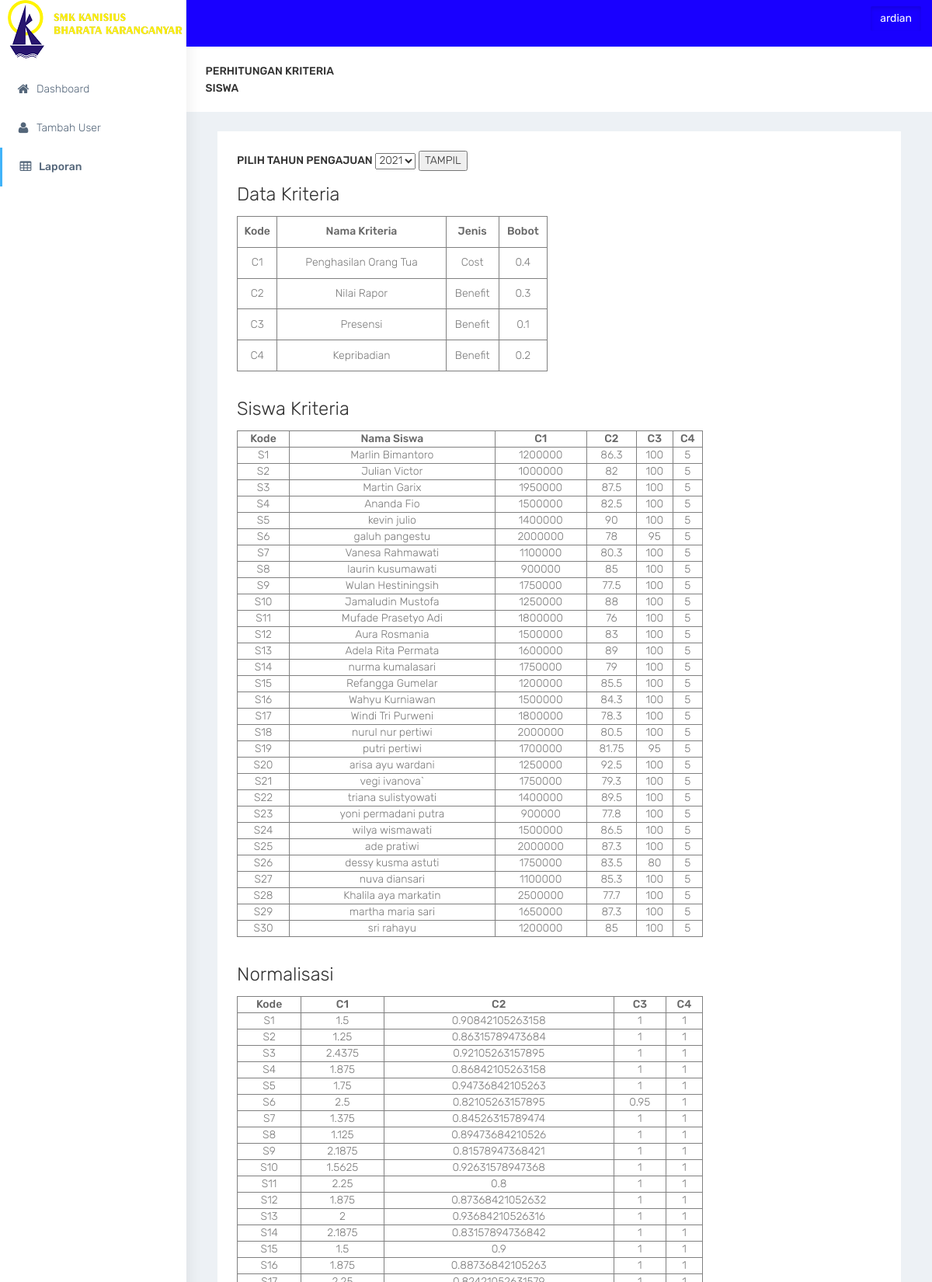
The app's page /laporan.php (signed in, upper part) with its own data.
### tables this page shows
CREATE TABLE IF NOT EXISTS `bobot` (
`id_kriteria` int(9) NOT NULL,
  `jenis` varchar(15) NOT NULL,
  `nama` varchar(50) NOT NULL,
  `thn_ajaran` varchar(9) NOT NULL,
  `weight` double NOT NULL
);

CREATE TABLE IF NOT EXISTS `dt_siswa` (
`id_dtsiswa` int(9) NOT NULL,
  `id_user` int(9) NOT NULL,
  `thn_ajaran` varchar(9) NOT NULL,
  `nama` varchar(50) NOT NULL,
  `nis` varchar(9) NOT NULL,
  `jk` varchar(20) NOT NULL,
  `alamat` varchar(225) NOT NULL,
  `no` varchar(15) NOT NULL,
  `scanr` varchar(500) NOT NULL,
  `scans` varchar(500) NOT NULL,
  `gaji` int(15) NOT NULL,
  `rapor` double NOT NULL,
  `presensi` int(9) NOT NULL,
  `kepribadian` int(9) NOT NULL
);

### web/laporan.php (the view, shortened to what this page needs)
<!DOCTYPE html>
<html lang="en">
<?php
$username = $_SESSION['username'];
?>
<head>
    <link href="bootstrap/dist/css/bootstrap.min.css" rel="stylesheet">
    <link href="../plugins/bower_components/sidebar-nav/dist/sidebar-nav.min.css" rel="stylesheet">
    <link href="../plugins/bower_components/toast-master/css/jquery.toast.css" rel="stylesheet">
    <link href="../plugins/bower_components/morrisjs/morris.css" rel="stylesheet">
    <link href="../plugins/bower_components/chartist-js/dist/chartist.min.css" rel="stylesheet">
    <link href="../plugins/bower_components/chartist-plugin-tooltip-master/dist/chartist-plugin-tooltip.css" rel="stylesheet">
    <link href="css/animate.css" rel="stylesheet">
    <link href="css/style.css" rel="stylesheet">
    <link href="css/colors/default.css" id="theme" rel="stylesheet">
</head>
<body class="fix-header">
    <div id="wrapper">
        <nav class="navbar navbar-default navbar-static-top m-b-0">
            <div class="navbar-header">
                <div class="top-left-part">
                    <a class="logo" href="index.php">
                        <b>
                            <img src="../plugins/img/logo.png" alt="home" class="light-logo" />
                        </b>
                        <span class="hidden-xs">
                            <img src="../plugins/img/smk.png" alt="home" class="light-logo" />
                        </span>
                    </a>
                </div>
                <ul class="nav navbar-top-links navbar-right pull-right">
					<div class="btn btn-square btn-dark">
						<a class="btn dropdown-toggle" data-toggle="dropdown">
							<i class="icon-user"></i><?php echo "<font color=white>$username</font>" ?>
					</div>
                </ul>
            </div>
        </nav>
        <div class="navbar-default sidebar" role="navigation">
            <div class="sidebar-nav slimscrollsidebar">
                <div class="sidebar-head">
                    <h3><span class="fa-fw open-close"><i class="ti-close ti-menu"></i></span> <span class="hide-menu">Navigation</span></h3>
                </div>
                <ul class="nav" id="side-menu">
                <li style="padding: 90px 0 0;">
                        <a href="kepala_sekolah.php" class="waves-effect"><i class="fa fa-home fa-fw" aria-hidden="true"></i>Dashboard</a>
                    </li>
                    <li>
                        <a href="input_user.php" class="waves-effect"><i class="fa fa-user fa-fw" aria-hidden="true"></i>Tambah User</a>
                    </li>
                    <li>
                        <a href="laporan.php" class="waves-effect"><i class="fa fa-table fa-fw" aria-hidden="true"></i>Laporan</a>
                    </li>
                </ul>
            </div>
        </div>
        <div id="page-wrapper">
            <div class="container-fluid">
                <div class="row bg-title">
                    <div class="col-lg-3 col-md-4 col-sm-4 col-xs-12">
                        <h4 class="page-title">Perhitungan Kriteria Siswa</h4> </div>
                </div>
                                <div class="col-md-12 col-xs-20">
                                <div class="white-box">
                                <form method="get">
			                    <label>PILIH TAHUN PENGAJUAN</label>
			                    <select name="thn_ajaran" type="text" id="inputEmail" value="<?php echo $tahun ; ?>">
                                        <?php
                                    $kon = mysqli_connect("localhost",'root',"","spkbeasiswa");
                                    $sql="select * from beasiswa";
                                    $hasil=mysqli_query($kon,$sql);
                                    while ($data = mysqli_fetch_array($hasil)) {
                                ?>
                                    <option value="<?php echo $data['thn_ajaran'];?>"><?php echo $data['thn_ajaran'];?></option>
                                <?php
                                    }
                                ?>
                                </select>
                                <input type="submit" value="TAMPIL">
                                </form>
                                  <h2>Data Kriteria</h2>
                                <table border="1" cellspacing="0" width="400" height="200">
                                <tr>
                                <th><center>Kode</center></th>
                                <th><center>Nama Kriteria</center></th>
                                <th><center>Jenis</center></th>
                                <th><center>Bobot</center></th>
                                </tr>
                                  <?php
                                  $no=1;
                                  $koneksi = mysqli_connect("localhost",'root',"","spkbeasiswa");
                                    if(isset($_GET['thn_ajaran'])){
                                        $thn = $_GET['thn_ajaran'];
                                        $sql = mysqli_query($koneksi,"select * from bobot where thn_ajaran='$thn'");
                                    }else{
                                        $sql = mysqli_query($koneksi,"select * from bobot");
                                    }
                                    while($data = mysqli_fetch_array($sql)){
                                    ?>
                                    <tr>
                                        <td><center>C<?php echo $no++; ?></center></td>
                                        <td><center><?php echo $data['nama']; ?></center></td>
                                        <td><center><?php echo $data['jenis']; ?></center></td>
                                        <td><center><?php echo $data['weight']; ?></center></td>
                                    </tr>
                                    <?php
                                    }
                                    ?>
                                  </table>
                                  <br>
                                  <h2>Siswa Kriteria</h2>
                                  <table border="1" cellspacing="0" width="600" height="200">
                                <tr>
                                <th><center>Kode</center></th>
                                <th><center>Nama Siswa</center></th>
                                <th><center>C1</center></th>
                                <th><center>C2</center></th>
                                <th><center>C3</center></th>
                                <th><center>C4</center></th>
                                </tr>
                                  <?php
                                  $no=1;
                                  $koneksi = mysqli_connect("localhost",'root',"","spkbeasiswa");
                                    if(isset($_GET['thn_ajaran'])){
                                        $thn = $_GET['thn_ajaran'];
                                        $sql = mysqli_query($koneksi,"select * from dt_siswa where thn_ajaran='$thn'");
                                    }else{
                                        $sql = mysqli_query($koneksi,"select * from dt_siswa");
                                    }
                                    while($data = mysqli_fetch_array($sql)){
                                    ?>
                                    <tr>
                                        <td><center>S<?php echo $no++; ?></center></td>
                                        <td><center><?php echo $data['nama']; ?></center></td>
                                        <td><center><?php echo $data['gaji']; ?></center></td>
                                        <td><center><?php echo $data['rapor']; ?></center></td>
                                        <td><center><?php echo $data['presensi']; ?></center></td>
                                        <td><center><?php echo $data['kepribadian']; ?></center></td>
                                    </tr>
                                    <?php
                                    }
                                    ?>
                                  </table>
                                    <br>
                                  <h2>Normalisasi</h2>
                                    <table border="1" cellspacing="0" width="600" height="200">
                                  <tr>
                                  <th><center>Kode</center></th>
                                  <th><center>C1</center></th>
                                  <th><center>C2</center></th>
                                  <th><center>C3</center></th>
                                  <th><center>C4</center></th>
                                  </tr>
                                    <?php
                                    $no=1;
                                    $gaji=800000;
                                    $rapor=95;
                                    $presensi=100;
                                    $kepribadian=5;
                                    $koneksi = mysqli_connect("localhost",'root',"","spkbeasiswa");
                                      if(isset($_GET['thn_ajaran'])){
                                          $thn = $_GET['thn_ajaran'];
                                          $sql = mysqli_query($koneksi,"select * from dt_siswa where thn_ajaran='$thn'");
                                      }else{
                                          $sql = mysqli_query($koneksi,"select * from dt_siswa");
                                      }
                                      while($data = mysqli_fetch_array($sql)){
                                      ?>
                                      <tr>
                                          <td><center>S<?php echo $no++; ?></center></td>
                                          <td><center><?php echo $data['gaji']/$gaji; ?></center></td>
                                          <td><center><?php echo $data['rapor']/$rapor; ?></center></td>
                                          <td><center><?php echo $data['presensi']/$presensi; ?></center></td>
                                          <td><center><?php echo $data['kepribadian']/$kepribadian; ?></center></td>
                                      </tr>
                                      <?php
                                      }
                                      ?>
                                    </table>
                                    <br>
                                    <br>
                                    <br>
                                  <br><br>
                                </div></div>
			</div>
		</div>
</body>
</html>

### web/css/colors/default.css (style rules this page uses)
body { background: #fff; }
.top-left-part { background: #fff; }
.top-left-part .light-logo { display: inline-block; }
.navbar-header { background: #1900ff; }
.sidebar .sidebar-head { background: #fffb00; }
.sidebar .sidebar-head h3 { color: #686868; }
.sidebar { background: #fff; box-shadow: 1px 0px 20px rgba(0, 0, 0, 0.08); }
#side-menu li a { color: #54667a; }
#side-menu li a { color: #54667a; border-left: 0px solid #fff; }
#side-menu > li > a { border-left: 3px solid transperant; }
#side-menu > li > a.active { background: transperant; color: #54667a; border-left: 3px solid #41b3f9; font-weight: 500; }

### records on screen
bobot: nama "Penghasilan Orang Tua", jenis "Cost", weight "0.4"
bobot: nama "Nilai Rapor", jenis "Benefit", weight "0.3"
bobot: nama "Presensi", jenis "Benefit", weight "0.1"
bobot: nama "Kepribadian", jenis "Benefit", weight "0.2"
dt_siswa: nama "Marlin Bimantoro", gaji "1200000", rapor "86.3", presensi "100", kepribadian "5", $data['gaji']/$gaji "1.5", $data['rapor']/$rapor "0.90842105263158", $data['presensi']/$presensi "1", $data['kepribadian']/$kepribadian "1"
dt_siswa: nama "Julian Victor", gaji "1000000", rapor "82", presensi "100", kepribadian "5", $data['gaji']/$gaji "1.25", $data['rapor']/$rapor "0.86315789473684", $data['presensi']/$presensi "1", $data['kepribadian']/$kepribadian "1"
dt_siswa: nama "Martin Garix", gaji "1950000", rapor "87.5", presensi "100", kepribadian "5", $data['gaji']/$gaji "2.4375", $data['rapor']/$rapor "0.92105263157895", $data['presensi']/$presensi "1", $data['kepribadian']/$kepribadian "1"
dt_siswa: nama "Ananda Fio", gaji "1500000", rapor "82.5", presensi "100", kepribadian "5", $data['gaji']/$gaji "1.875", $data['rapor']/$rapor "0.86842105263158", $data['presensi']/$presensi "1", $data['kepribadian']/$kepribadian "1"
dt_siswa: nama "kevin julio", gaji "1400000", rapor "90", presensi "100", kepribadian "5", $data['gaji']/$gaji "1.75", $data['rapor']/$rapor "0.94736842105263", $data['presensi']/$presensi "1", $data['kepribadian']/$kepribadian "1"
dt_siswa: nama "galuh pangestu", gaji "2000000", rapor "78", presensi "95", kepribadian "5", $data['gaji']/$gaji "2.5", $data['rapor']/$rapor "0.82105263157895", $data['presensi']/$presensi "0.95", $data['kepribadian']/$kepribadian "1"
dt_siswa: nama "Vanesa Rahmawati", gaji "1100000", rapor "80.3", presensi "100", kepribadian "5", $data['gaji']/$gaji "1.375", $data['rapor']/$rapor "0.84526315789474", $data['presensi']/$presensi "1", $data['kepribadian']/$kepribadian "1"
dt_siswa: nama "laurin kusumawati", gaji "900000", rapor "85", presensi "100", kepribadian "5", $data['gaji']/$gaji "1.125", $data['rapor']/$rapor "0.89473684210526", $data['presensi']/$presensi "1", $data['kepribadian']/$kepribadian "1"
dt_siswa: nama "Wulan Hestiningsih", gaji "1750000", rapor "77.5", presensi "100", kepribadian "5", $data['gaji']/$gaji "2.1875", $data['rapor']/$rapor "0.81578947368421", $data['presensi']/$presensi "1", $data['kepribadian']/$kepribadian "1"
dt_siswa: nama "Jamaludin Mustofa", gaji "1250000", rapor "88", presensi "100", kepribadian "5", $data['gaji']/$gaji "1.5625", $data['rapor']/$rapor "0.92631578947368", $data['presensi']/$presensi "1", $data['kepribadian']/$kepribadian "1"
dt_siswa: nama "Mufade Prasetyo Adi", gaji "1800000", rapor "76", presensi "100", kepribadian "5", $data['gaji']/$gaji "2.25", $data['rapor']/$rapor "0.8", $data['presensi']/$presensi "1", $data['kepribadian']/$kepribadian "1"
dt_siswa: nama "Aura Rosmania", gaji "1500000", rapor "83", presensi "100", kepribadian "5", $data['gaji']/$gaji "1.875", $data['rapor']/$rapor "0.87368421052632", $data['presensi']/$presensi "1", $data['kepribadian']/$kepribadian "1"
dt_siswa: nama "Adela Rita Permata", gaji "1600000", rapor "89", presensi "100", kepribadian "5", $data['gaji']/$gaji "2", $data['rapor']/$rapor "0.93684210526316", $data['presensi']/$presensi "1", $data['kepribadian']/$kepribadian "1"
dt_siswa: nama "nurma kumalasari", gaji "1750000", rapor "79", presensi "100", kepribadian "5", $data['gaji']/$gaji "2.1875", $data['rapor']/$rapor "0.83157894736842", $data['presensi']/$presensi "1", $data['kepribadian']/$kepribadian "1"
dt_siswa: nama "Refangga Gumelar", gaji "1200000", rapor "85.5", presensi "100", kepribadian "5", $data['gaji']/$gaji "1.5", $data['rapor']/$rapor "0.9", $data['presensi']/$presensi "1", $data['kepribadian']/$kepribadian "1"
dt_siswa: nama "Wahyu Kurniawan", gaji "1500000", rapor "84.3", presensi "100", kepribadian "5", $data['gaji']/$gaji "1.875", $data['rapor']/$rapor "0.88736842105263", $data['presensi']/$presensi "1", $data['kepribadian']/$kepribadian "1"
dt_siswa: nama "Windi Tri Purweni", gaji "1800000", rapor "78.3", presensi "100", kepribadian "5"
dt_siswa: nama "nurul nur pertiwi", gaji "2000000", rapor "80.5", presensi "100", kepribadian "5"
dt_siswa: nama "putri pertiwi", gaji "1700000", rapor "81.75", presensi "95", kepribadian "5"
dt_siswa: nama "arisa ayu wardani", gaji "1250000", rapor "92.5", presensi "100", kepribadian "5"
dt_siswa: nama "vegi ivanova`", gaji "1750000", rapor "79.3", presensi "100", kepribadian "5"
dt_siswa: nama "triana sulistyowati", gaji "1400000", rapor "89.5", presensi "100", kepribadian "5"
dt_siswa: nama "yoni permadani putra", gaji "900000", rapor "77.8", presensi "100", kepribadian "5"
dt_siswa: nama "wilya wismawati", gaji "1500000", rapor "86.5", presensi "100", kepribadian "5"
dt_siswa: nama "ade pratiwi", gaji "2000000", rapor "87.3", presensi "100", kepribadian "5"
dt_siswa: nama "dessy kusma astuti", gaji "1750000", rapor "83.5", presensi "80", kepribadian "5"
dt_siswa: nama "nuva diansari", gaji "1100000", rapor "85.3", presensi "100", kepribadian "5"
dt_siswa: nama "Khalila aya markatin", gaji "2500000", rapor "77.7", presensi "100", kepribadian "5"
dt_siswa: nama "martha maria sari", gaji "1650000", rapor "87.3", presensi "100", kepribadian "5"
dt_siswa: nama "sri rahayu", gaji "1200000", rapor "85", presensi "100", kepribadian "5"

### other values on screen
$username "ardian"
form field thn_ajaran "2021"
